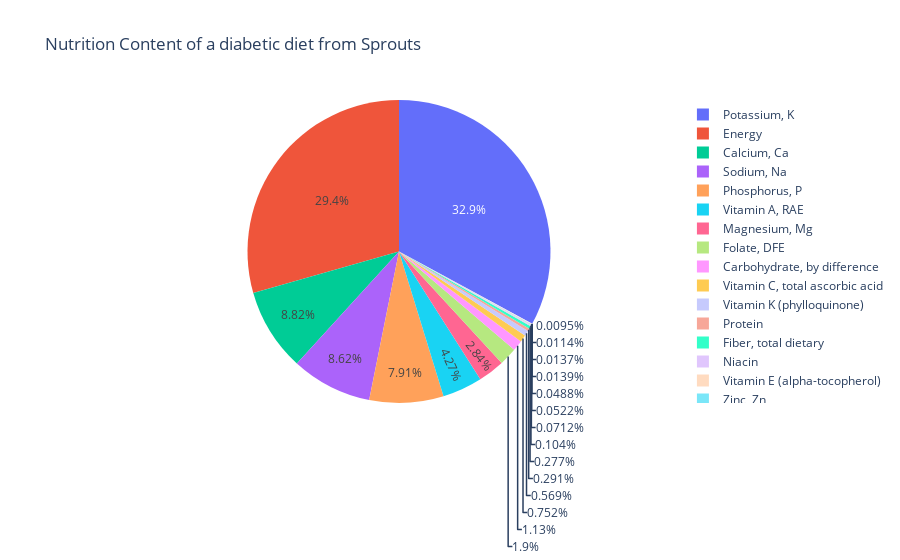

The notebook cell this image was saved under:
### Code cell
plot('Sprouts','M 19-30')

### Figure 1 — Plotly figure (JSON) as saved in the notebook; plotly's stock layout.template omitted (floating-point values rounded to 4 significant figures)
{"data": [{"domain": {"x": [0, 1], "y": [0, 1]}, "hovertemplate": "Nutrition=%{label}<br>Amount=%{value}<extra></extra>", "labels": ["Energy", "Protein", "Fiber, total dietary", "Folate, DFE", "Calcium, Ca", "Carbohydrate, by difference", "Iron, Fe", "Magnesium, Mg", "Niacin", "Phosphorus, P", "Potassium, K", "Riboflavin", "Thiamin", "Vitamin A, RAE", "Vitamin B-12", "Vitamin B-6", "Vitamin C, total ascorbic acid", "Vitamin E (alpha-tocopherol)", "Vitamin K (phylloquinone)", "Zinc, Zn", "Sodium, Na", "Energy"], "legendgroup": "", "name": "", "showlegend": true, "type": "pie", "values": [3100.0, 61.34, 58.5, 400.0, 1859.0, 238.8, 10.28, 597.8, 21.88, 1667.0, 6936.0, 2.932, 2.003, 900.0, 2.4, 2.889, 158.6, 15.0, 120.0, 11.0, 1816.0, 3100.0]}], "layout": {"legend": {"tracegroupgap": 0}, "title": {"text": "Nutrition Content of a diabetic diet from Sprouts"}}}
